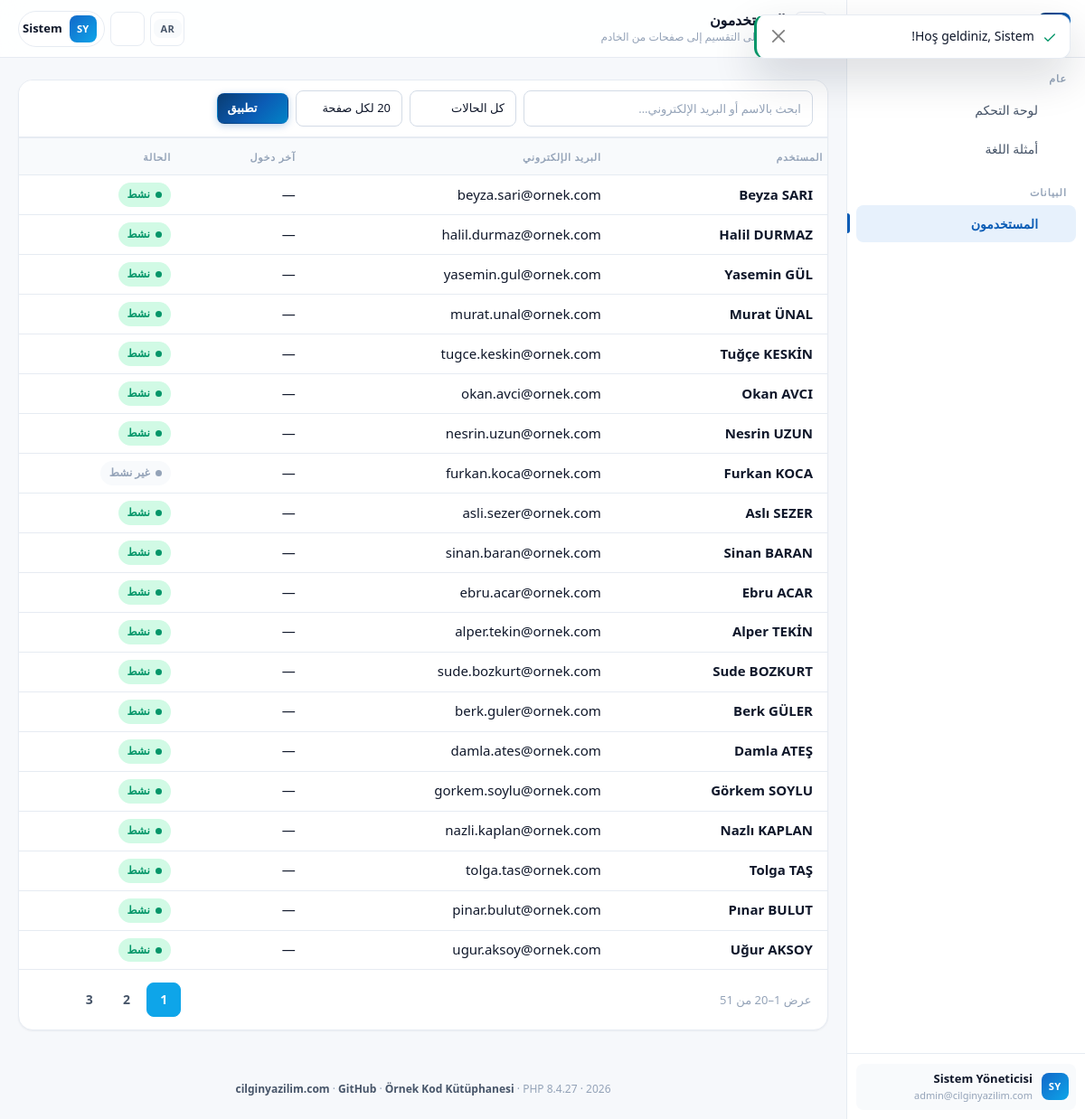
Screenshot of /users?lang=ar (signed in) with the database file from the repository.
### tables this page shows
CREATE TABLE `users` (
  `id`            INT UNSIGNED NOT NULL AUTO_INCREMENT,

  `name`          VARCHAR(150) NOT NULL,
  `surname`       VARCHAR(150) NOT NULL,

   
   
  `email`         VARCHAR(190) NOT NULL,

   
   
   
  `password`      VARCHAR(255) NOT NULL,

   
  `is_active`     TINYINT(1)   NOT NULL DEFAULT 1,

   
   
  `theme`         ENUM('light','dark') NOT NULL DEFAULT 'light',

  `last_login_at` DATETIME     NULL DEFAULT NULL,
  `created_at`    TIMESTAMP    NOT NULL DEFAULT CURRENT_TIMESTAMP,
  `updated_at`    TIMESTAMP    NULL DEFAULT NULL,

  PRIMARY KEY (`id`),

   
   
   
  UNIQUE KEY `uk_users_email` (`email`),

   
   
   
  KEY `idx_users_name`    (`name`),
  KEY `idx_users_surname` (`surname`),
  KEY `idx_users_active`  (`is_active`),
  KEY `idx_users_created` (`created_at`)
);

### views/users/index.php (the view, shortened to what the rows shown need)
<div class="cy-card">
    <div class="cy-card__body cy-card__body--flush">
        <div class="cy-table-wrap">
            <table class="table cy-table w-100">
                <thead>
                    <tr>
                        <th scope="col"><?= te('common.users.user') ?></th>
                        <th scope="col" class="cy-hide-sm"><?= te('common.users.email') ?></th>
                        <th scope="col" class="cy-hide-sm"><?= te('common.users.last_login') ?></th>
                        <th scope="col"><?= te('common.users.status') ?></th>
                    </tr>
                </thead>
                <tbody>
                    <?php foreach ($rows as $row): ?>
                        <tr>
                            <td>
                                <div class="cy-user-cell">
                                    <span class="cy-user-cell__name"><?= e($row->fullName()) ?></span>
                                </div>
                            </td>
                            <td class="cy-hide-sm"><?= e($row->email) ?></td>
                            <td class="cy-hide-sm"><?= e(local_date($row->lastLoginAt, true)) ?></td>
                            <td>
                                <span class="cy-status <?= $row->isActive ? 'is-active' : 'is-passive' ?>">
                                    <span class="cy-status__dot"></span>
                                    <?= te($row->isActive ? 'common.users.active' : 'common.users.passive') ?>
                                </span>
                            </td>
                        </tr>
                    <?php endforeach; ?>
                </tbody>
            </table>
        </div>
    </div>
</div>

### views/partials/sidebar.php (shortened to what the rows shown need)
<?php
$user = $currentUser ?? null;
?>
<aside class="cy-sidebar" id="cy_sidebar" aria-label="Ana gezinme">
    <?php if ($user !== null): ?>
        <div class="cy-sidebar__footer">
            <div class="cy-side-user">
                <span class="cy-avatar cy-avatar--sm cy-avatar--initial"><?= e($user->initials()) ?></span>
                <span class="cy-side-user__info">
                    <span class="cy-side-user__name"><?= e($user->fullName()) ?></span>
                    <span class="cy-side-user__role"><?= e($user->email) ?></span>
                </span>
            </div>
        </div>
    <?php endif; ?>
</aside>

### views/partials/topbar.php (shortened to what the rows shown need)
<?php
$user = $currentUser ?? null;
?>
<header class="cy-topbar">
    <div class="cy-topbar__heading">
        <h1><?= e($pageTitle ?? 'Panel') ?></h1>
    </div>
    <div class="cy-topbar__actions">
        <?php if ($user !== null): ?>
            <div class="dropdown">
                <button class="cy-usermenu" type="button" data-bs-toggle="dropdown"
                        data-bs-display="static" aria-expanded="false">
                    <span class="cy-avatar cy-avatar--sm cy-avatar--initial"><?= e($user->initials()) ?></span>
                    <span class="cy-usermenu__name"><?= e($user->name) ?></span>
                </button>
            </div>
        <?php endif; ?>
    </div>
</header>

### rows the page displays
users: $user->initials() "SY", $user->fullName() "Sistem Yöneticisi", email "admin@cilginyazilim.com", name "Sistem"
users: $row->fullName() "Beyza SARI", email "beyza.sari@ornek.com", last_login_at "—", is_active "نشط"
users: $row->fullName() "Halil DURMAZ", email "halil.durmaz@ornek.com", last_login_at "—", is_active "نشط"
users: $row->fullName() "Yasemin GÜL", email "yasemin.gul@ornek.com", last_login_at "—", is_active "نشط"
users: $row->fullName() "Murat ÜNAL", email "murat.unal@ornek.com", last_login_at "—", is_active "نشط"
users: $row->fullName() "Tuğçe KESKİN", email "tugce.keskin@ornek.com", last_login_at "—", is_active "نشط"
users: $row->fullName() "Okan AVCI", email "okan.avci@ornek.com", last_login_at "—", is_active "نشط"
users: $row->fullName() "Nesrin UZUN", email "nesrin.uzun@ornek.com", last_login_at "—", is_active "نشط"
users: $row->fullName() "Furkan KOCA", email "furkan.koca@ornek.com", last_login_at "—", is_active "غير نشط"
users: $row->fullName() "Aslı SEZER", email "asli.sezer@ornek.com", last_login_at "—", is_active "نشط"
users: $row->fullName() "Sinan BARAN", email "sinan.baran@ornek.com", last_login_at "—", is_active "نشط"
users: $row->fullName() "Ebru ACAR", email "ebru.acar@ornek.com", last_login_at "—", is_active "نشط"
users: $row->fullName() "Alper TEKİN", email "alper.tekin@ornek.com", last_login_at "—", is_active "نشط"
users: $row->fullName() "Sude BOZKURT", email "sude.bozkurt@ornek.com", last_login_at "—", is_active "نشط"
users: $row->fullName() "Berk GÜLER", email "berk.guler@ornek.com", last_login_at "—", is_active "نشط"
users: $row->fullName() "Damla ATEŞ", email "damla.ates@ornek.com", last_login_at "—", is_active "نشط"
users: $row->fullName() "Görkem SOYLU", email "gorkem.soylu@ornek.com", last_login_at "—", is_active "نشط"
users: $row->fullName() "Nazlı KAPLAN", email "nazli.kaplan@ornek.com", last_login_at "—", is_active "نشط"
users: $row->fullName() "Tolga TAŞ", email "tolga.tas@ornek.com", last_login_at "—", is_active "نشط"
users: $row->fullName() "Pınar BULUT", email "pinar.bulut@ornek.com", last_login_at "—", is_active "نشط"
users: $row->fullName() "Uğur AKSOY", email "ugur.aksoy@ornek.com", last_login_at "—", is_active "نشط"

### other values shown
te($group['label']) "عام"
te($item['label']) "لوحة التحكم"
te($item['label']) "أمثلة اللغة"
te($group['label']) "البيانات"
te($item['label']) "المستخدمون"
$pageTitle "المستخدمون"
$pageSubtitle "مثال على التقسيم إلى صفحات من الخادم"
Translator::LOCALES[$current]['flag'] "AR"
te('common.apply') "تطبيق"
te('common.users.user') "المستخدم"
te('common.users.email') "البريد الإلكتروني"
te('common.users.last_login') "آخر دخول"
te('common.users.status') "الحالة"
$page "1"
$page "2"
